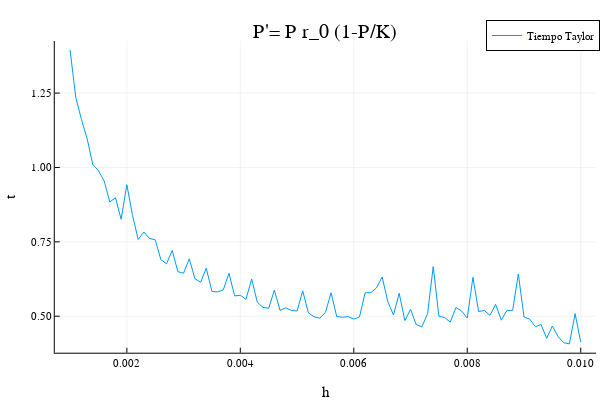

The cell this chart's notebook holds for it:
### Code cell
plot(h,tiempoTaylor2.(h),label = "Tiempo Taylor",title = "P'= P r_0 (1-P/K)", xlabel = "h",ylabel = "t")

### Figure 1 — Plotly figure (JSON) as saved in the notebook; plotly's stock layout.template omitted (floating-point values rounded to 4 significant figures)
{"data": [{"colorbar": {"title": ""}, "legendgroup": "Tiempo Taylor", "line": {"color": "rgba(0, 154, 250, 1.000)", "dash": "solid", "shape": "linear", "width": 1}, "mode": "lines", "name": "Tiempo Taylor", "showlegend": true, "type": "scatter", "x": [0.001, 0.0011, 0.0012, 0.0013, 0.0014, 0.0015, 0.0016, 0.0017, 0.0018, 0.0019, 0.002, 0.0021, 0.0022, 0.0023, 0.0024, 0.0025, 0.0026, 0.0027, 0.0028, 0.0029, 0.003, 0.0031, 0.0032, 0.0033, 0.0034, 0.0035, 0.0036, 0.0037, 0.0038, 0.0039, 0.004, 0.0041, 0.0042, 0.0043, 0.0044, 0.0045, 0.0046, 0.0047, 0.0048, 0.0049, 0.005, 0.0051, 0.0052, 0.0053, 0.0054, 0.0055, 0.0056, 0.0057, 0.0058, 0.0059, 0.006, 0.0061, 0.0062, 0.0063, 0.0064, 0.0065, 0.0066, 0.0067, 0.0068, 0.0069, 0.007, 0.0071, 0.0072, 0.0073, 0.0074, 0.0075, 0.0076, 0.0077, 0.0078, 0.0079, 0.008, 0.0081, 0.0082, 0.0083, 0.0084, 0.0085, 0.0086, 0.0087, 0.0088, 0.0089, 0.009, 0.0091, 0.0092, 0.0093, 0.0094, 0.0095, 0.0096, 0.0097, 0.0098, 0.0099, 0.01], "xaxis": "x", "y": [1.395, 1.236, 1.161, 1.097, 1.01, 0.9893, 0.9552, 0.884, 0.8982, 0.8258, 0.942, 0.8394, 0.7582, 0.7832, 0.7611, 0.757, 0.6903, 0.676, 0.7212, 0.6498, 0.6444, 0.693, 0.6264, 0.614, 0.6615, 0.5831, 0.5816, 0.5885, 0.6445, 0.5683, 0.57, 0.5567, 0.6246, 0.547, 0.5294, 0.5267, 0.5876, 0.5198, 0.528, 0.5196, 0.5173, 0.5851, 0.5112, 0.4982, 0.4935, 0.5125, 0.5785, 0.4989, 0.4966, 0.4987, 0.4904, 0.4971, 0.5789, 0.5792, 0.5949, 0.6321, 0.5486, 0.5039, 0.5773, 0.4851, 0.523, 0.4721, 0.4644, 0.5085, 0.6669, 0.5, 0.4956, 0.4801, 0.529, 0.5177, 0.4938, 0.6309, 0.5157, 0.5192, 0.503, 0.5395, 0.4868, 0.5195, 0.5197, 0.6421, 0.4975, 0.4901, 0.465, 0.4721, 0.4256, 0.4671, 0.4315, 0.4109, 0.407, 0.5087, 0.4133], "yaxis": "y", "zmax": null, "zmin": null}], "layout": {"annotations": [{"font": {"color": "rgba(0, 0, 0, 1.000)", "family": "sans-serif", "size": 20}, "rotation": 0, "showarrow": false, "text": "P'= P r_0 (1-P/K)", "x": 0.5424, "xanchor": "center", "xref": "paper", "y": 1, "yanchor": "top", "yref": "paper"}], "height": 400, "legend": {"bgcolor": "rgba(255, 255, 255, 1.000)", "bordercolor": "rgba(0, 0, 0, 1.000)", "borderwidth": 1, "font": {"color": "rgba(0, 0, 0, 1.000)", "family": "sans-serif", "size": 11}, "title": {"font": {"color": "rgba(0, 0, 0, 1.000)", "family": "sans-serif", "size": 15}, "text": ""}, "tracegroupgap": 0, "traceorder": "normal", "x": 1, "xanchor": "auto", "y": 1, "yanchor": "auto"}, "margin": {"b": 20, "l": 0, "r": 0, "t": 20}, "paper_bgcolor": "rgba(255, 255, 255, 1.000)", "plot_bgcolor": "rgba(255, 255, 255, 1.000)", "showlegend": true, "width": 600, "xaxis": {"anchor": "y", "domain": [0.09128, 0.9934], "gridcolor": "rgba(0, 0, 0, 0.100)", "gridwidth": 0.5, "linecolor": "rgba(0, 0, 0, 1.000)", "mirror": false, "range": [0.00073, 0.01027], "showgrid": true, "showline": true, "showticklabels": true, "tickangle": 0, "tickcolor": "rgb(0, 0, 0)", "tickfont": {"color": "rgba(0, 0, 0, 1.000)", "family": "sans-serif", "size": 11}, "tickmode": "array", "ticks": "inside", "ticktext": ["0.002", "0.004", "0.006", "0.008", "0.010"], "tickvals": [0.002, 0.004, 0.006, 0.008, 0.01], "title": "h", "titlefont": {"color": "rgba(0, 0, 0, 1.000)", "family": "sans-serif", "size": 15}, "type": "-", "visible": true, "zeroline": false, "zerolinecolor": "rgba(0, 0, 0, 1.000)"}, "yaxis": {"anchor": "x", "domain": [0.07581, 0.9415], "gridcolor": "rgba(0, 0, 0, 0.100)", "gridwidth": 0.5, "linecolor": "rgba(0, 0, 0, 1.000)", "mirror": false, "range": [0.3773, 1.425], "showgrid": true, "showline": true, "showticklabels": true, "tickangle": 0, "tickcolor": "rgb(0, 0, 0)", "tickfont": {"color": "rgba(0, 0, 0, 1.000)", "family": "sans-serif", "size": 11}, "tickmode": "array", "ticks": "inside", "ticktext": ["0.50", "0.75", "1.00", "1.25"], "tickvals": [0.5, 0.75, 1, 1.25], "title": "t", "titlefont": {"color": "rgba(0, 0, 0, 1.000)", "family": "sans-serif", "size": 15}, "type": "-", "visible": true, "zeroline": false, "zerolinecolor": "rgba(0, 0, 0, 1.000)"}}}
